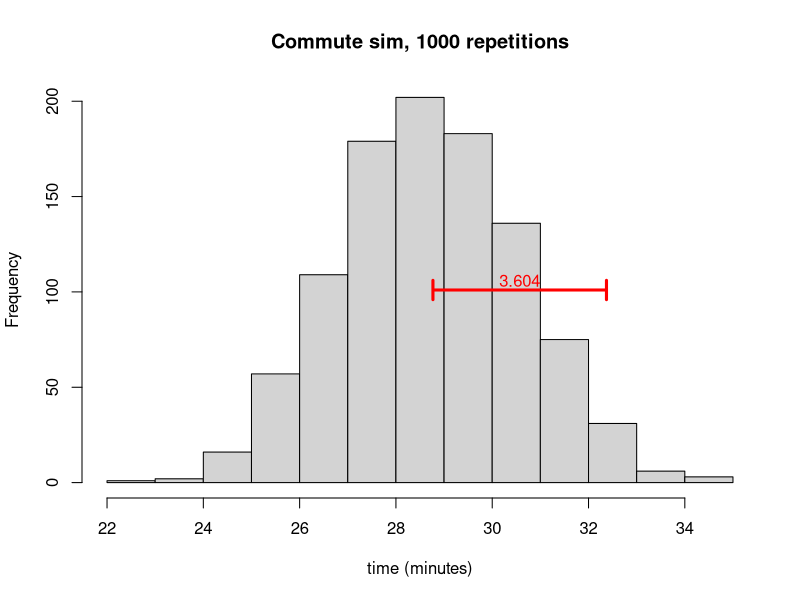

Reproduce this figure in R.
## ---- chunk 1
# S-IC.A.2: Decide if a specified model is consistent with results from a given data-generating process, e.g., using simulation.

n = sample(6:12,1)
p = sample(seq(20,50,5),1)/100
t = sample(seq(0.5,5,0.5),1)

mutt = sample(c(10,15,20,25,30,45),1)
sigtt = round(runif(1,1,2),1)

et = n*(1-p)*t/2

mes = numeric()

for(i in 1:1000){
    x = (p<runif(n*1000))*t*runif(n*1000)
    x = matrix(x,ncol=n)
    sums = apply(x,1,sum)
    sums = sums+rnorm(1000,mutt,sigtt)
    ss = sort(sums)
    lo = ss[25]
    hi = ss[975]
    mid = (hi+lo)/2
    me = (hi-lo)/2
    mes = c(mes,me)
}
tol = ceiling((max(mes)-min(mes))/2*100)/100
ME = round((max(mes)+min(mes))/2,2)



## ---- chunk 2
myplot = hist(ss,xlab="time (minutes)",main="Commute sim, 1000 repetitions")
cnts = myplot$counts
ydraw = max(cnts)/2
lines(c(mid,mid,mid,hi,hi,hi),ydraw*c(0.95,1.05,1,1,1.05,0.95),col="red",lwd=3)
mex = mean(c(mid,hi))
text(mex,1.05*ydraw,round(me,3),col="red")
## ---- chunk 3
cc = LETTERS[n+1]
tc = LETTERS[n+3]
